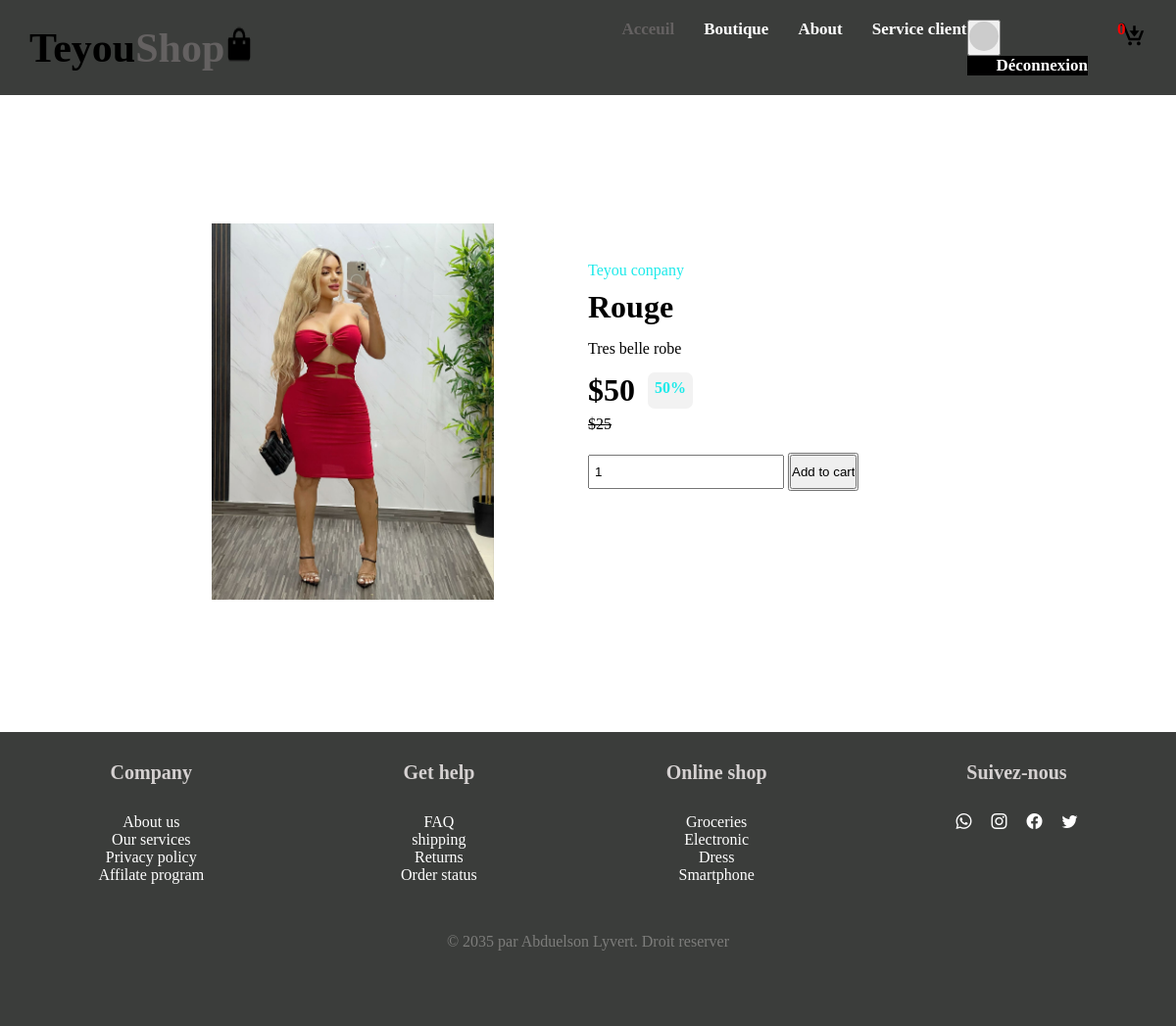
The app's page /Acheter.php?id=2 (signed in) with its own data.
### tables this page shows
CREATE TABLE `produits` (
  `Id_prod` int(11) NOT NULL,
  `Nom` varchar(100) NOT NULL,
  `Prix` float NOT NULL,
  `Description` text NOT NULL,
  `Quantite` int(11) NOT NULL,
  `Dates` datetime NOT NULL,
  `Image` text NOT NULL
);

### configuration/commande.php (called while the page is built, shortened)
<?php
  function Rechercher($id) {
    if(require("connexion_config.php")){
    $stmt = $acess->prepare("SELECT * FROM Produits WHERE Id_prod = ?");
    $params = array($id);
    $stmt->execute($params);
    $result = $stmt->fetch(PDO::FETCH_ASSOC);
    return $result;
    }
}
function countItems($user_id){
  if(require("connexion_config.php")){
        $stmt = $acess->prepare("SELECT COUNT(*) AS total FROM cart_items WHERE user_id = :user_id");
        $stmt->bindParam("user_id",$user_id);
        $stmt->execute();
        $result = $stmt->fetch(PDO::FETCH_ASSOC);
        return $result['total'];
  }
}
?>

### Acheter.php (the view, shortened to what this page needs)
<?php
require("configuration/commande.php");
if(isset($_SESSION['initiale_nom']) && isset($_SESSION['initiale_prenom']) && isset($_SESSION['user']))
{
    $initiale_nom = $_SESSION['initiale_nom'];
    $initiale_prenom= $_SESSION['initiale_prenom'];
    $intial_user= $_SESSION['user'];
    $avatarUrl = "https://ui-avatars.com/api/?name=" . urlencode($initiale_nom . ' ' . $initiale_prenom) . "&background=random";
    $cartNumber = countItems($_SESSION['user']);
}
?>
<!DOCTYPE html>
<html lang="en">
<head>
    <link rel="stylesheet" href="https://unpkg.com/aos@next/dist/aos.css" />
    <link rel="stylesheet" href="https://cdn.jsdelivr.net/npm/bootstrap-icons@1.10.3/font/bootstrap-icons.css">
    <link rel="stylesheet" href="Css/Produit.css">
    <link href='https://unpkg.com/boxicons@2.1.4/css/boxicons.min.css' rel='stylesheet'>
</head>
<body>
<section class="section_3" style="background-color: #3b3d3b;">
    <header>
                <div class="logo">
                  <a href="index.php" style="display: flex; text-decoration: none;"><h1 style="color: black;">Teyou<span>Shop</span></h1>
                  <img src="Images/shopping-bag.png" alt="" width="30px" height="40px"></a>
              </div>
              <nav class="nav-bar">
                  <ul>
                      <li><a href="index.php" class="active">Acceuil</a></li>
                      <li><a href="Boutique.php">Boutique</a></li>
                      <li><a href="About.php">About</a></li>
                      <li><a href="Service_client.php">Service client</a></li>
                      <li>
                            <?php
                            if(isset($_SESSION['initiale_nom']) && isset($_SESSION['initiale_prenom']) && isset($_SESSION['user'])){
                                ?>
                                <div class="dropdown">
                                <button class="dropdown-btn">
                                <img src="<?php echo $avatarUrl; ?>" alt="<?php echo $initiale_nom . ' ' . $initiale_prenom; ?>" class="avatar" style="height: 30px; width: 30px;">
                                </button>
                                <div class="dropdown-content" style="background-color: black;">
                                  <a href="deconexion.php" style="color: white;">Déconnexion</a>
                                </div>
                              </div>
                              <?php
                            }
                            else{
                                ?>
                                <li class="log"><a href="login.php">login</a></li>
                                <?php
                            }
                            ?>
                            <?php if(isset($_SESSION['user'])){   ?>
                      </li>
                        <li class="imjcart">
                            <a href="myCart.php">
                                <span style="position: absolute; color: red;"><?php echo $cartNumber; ?></span>
                                <img src="Images/offer.png" alt="">
                            </a>
                       </li>
                  </ul>
                  <?php } ?>
              </nav>
    </header>
    </section>
      <main>
      <?php
if (isset($_GET['id'])) {
    $id = $_GET['id'];
    $produit = Rechercher($id);
    if (!empty($produit)) {
?>
        <div class="main_left">
            <div class="image_content">
                <?php if (!empty($produit['Image'])) { ?>
                    <img src="Images/<?php echo $produit['Image']; ?>" alt="">
                <?php } else { ?>
                    <p>Aucune image disponible</p>
                <?php } ?>
            </div>
        </div>
        <div class="main_right">
            <div class="main_content">
                <p style="padding-bottom: 10px; color: rgb(29, 234, 234);">Teyou conpany</p>
                <h1 style="padding-bottom: 15px;"><?php echo $produit['Nom']; ?></h1>
                <p style="padding-bottom: 15px;"><?php echo $produit['Description']; ?></p>
                <div class="main_price">
                    <h1>$<?php echo $produit['Prix']; ?></h1>
                    <p>50%</p>
                </div>
                <p style="padding-bottom: 20px; text-decoration: line-through;">$<?php echo $produit['Prix']/2; ?></p>
                <div class="main_botom">
                    <div class="main_controle">
                        <input type="number" id="qteProd" name="nombre" min=1 value="1" >
                        <button>
                                <?php if (isset($_SESSION['user'])) { ?>
                                    <li style="list-style: none;">
                                    <input type="button" class="bouton" value="Add to cart" onclick="addToCart(<?=$produit['Id_prod']?>,<?= $intial_user ?>)" >
                                    </li>
                                <?php } else { ?>
                                    <li class="liClass"><a href="login.php">login</a></li>
                                <?php } ?>
                        </button>
                    </div>
                </div>
            </div>
        </div>
<?php
    } else {
        echo "Aucun produit trouvé avec l'ID spécifié.";
    }
} else {
    echo "L'ID n'a pas été transmis dans l'URL.";
}
?>
      </main>
      <footer>
        <div class="footer_1">
             <div class="footer_center">
                <h1>Company</h1>
                 <p>About us</p>
                 <p>Our services</p>
                 <p>Privacy policy</p>
                 <p>Affilate program</p>
             </div>
             <div class="footer_center">
                <h1>Get help</h1>
                <p>FAQ</p>
                <p>shipping</p>
                <p>Returns</p>
                <p>Order status</p>
             </div>
             <div class="footer_center">
                <h1>Online shop</h1>
                <p>Groceries</p>
                <p>Electronic</p>
                <p>Dress</p>
                <p>Smartphone</p>
             </div>
             <div class="footer_center">
                <h1>Suivez-nous</h1>
                 <div class="footer_logo">
                    <a href=""><i class="bi bi-whatsapp"></i></a>
                    <a href=""><i class="bi bi-instagram"></i></a>
                    <a href=""><i class="bi bi-facebook"></i></a>
                    <a href=""><i class="bi bi-twitter"></i></a>
                 </div>
             </div>
        </div>
        <div class="footer_2">
            <p>© 2035 par Abduelson Lyvert. Droit reserver</p>
        </div>
    </footer>
</body>
</html>

### Css/Produit.css (style rules this page uses)
* { margin: 0; padding: 0; box-sizing: border-box; }
header { position: relative; display: flex; justify-content: space-between; align-items: center; padding: 20px 30px; }
.logo { font-size: 28px; font-weight: bold; color: white; }
.logo span { color: #646161; }
.nav-bar ul { display: flex; }
.nav-bar ul li { list-style: none; }
.nav-bar ul a { display: block; font-size: 17px; text-decoration: none; padding-left: 30px; color: white; font-weight: bold; transition: color .3s ease-in-out; }
.nav-bar ul a.active { color: #646161; }
main { width: 80%; margin: 50px auto; min-height: 550px; display: flex; }
.main_left { width: 50%; display: flex; justify-content: center; align-items: center; flex-direction: column; }
.image_content { width: 60%; }
.image_content img { width: 100%; object-fit: cover; }
.main_right { width: 50%; }
.main_content { width: 80%; margin: 120px 0px; }
.main_content .main_price { display: flex; padding-bottom: 7px; }
.main_content .main_price p { margin-left: 13px; padding: 7px; background-color: #f2f2f2; border-radius: 7px; font-weight: bold; color: rgb(29, 234, 234); }
.main_controle input { height: 35px; }
.main_controle [type="number"] { width: 200px; padding-left: 5px; }
footer { margin-top: 40px; background-color: #3b3d3b; min-height: 300px; }
footer .footer_1 { padding: 30px 0; display: flex; justify-content: space-around; }
.footer_logo i, .footer_center p, .footer_right p { color: white; padding: 0 8px; }
.footer_center h1, .footer_right h1 { color: rgb(213, 209, 209); margin-bottom: 30px; font-size: 20px; }
.footer_center, .footer_right { text-align: center; }
.footer_2 p { padding-top: 20px; text-align: center; color: #7d7d7b; }

### Acheter.php (style rules this page uses)
.avatar { border-radius: 50%; }

### records on screen
produits: Image (picture), Nom "Rouge", Description "Tres belle robe", Prix "50", $produit['Prix']/2 "25"

### other values on screen
$cartNumber "0"
